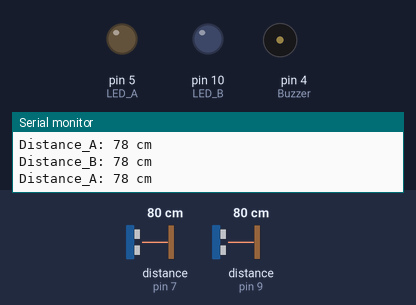
Simulated run of this sketch. Board: Arduino Uno, built with avr-gcc and run on an emulated ATmega328P. On the bench: output pins drawn as LEDs (lit = HIGH), buzzer (waves = sounding), the last lines printed to the serial monitor. Wiring (inferred from the names in the program): 2 × ultrasonic range finder: trigger pin 6, echo pin 7 / trigger pin 8, echo pin 9. The inputs (shaded band) are chosen by the test bench; at power-on: distance to the obstacle (sensors on pin 7, pin 9) 80 cm. The echo pulse lasts 58.3 µs per cm; pins used as bus, display or sensor lines are not drawn.

Above: at 1.2 s.
1.3 s: distance to the obstacle (sensor on pin 7) set to 13 cm
4.3 s: distance to the obstacle (sensor on pin 7) set to 10 cm
At 4.7 s:
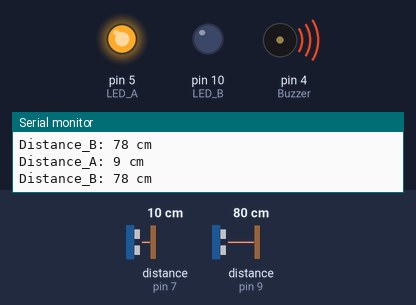
7.3 s: distance to the obstacle (sensor on pin 9) set to 13 cm
10.3 s: distance to the obstacle (sensor on pin 9) set to 10 cm
At 11.7 s:
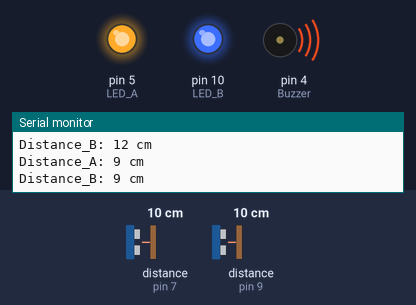
13.3 s: distance to the obstacle (sensor on pin 7) set to 18 cm
At 14.7 s:
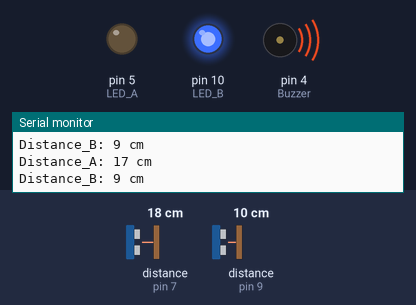
16.3 s: distance to the obstacle (sensor on pin 7) set to 2 cm
At 17.3 s:
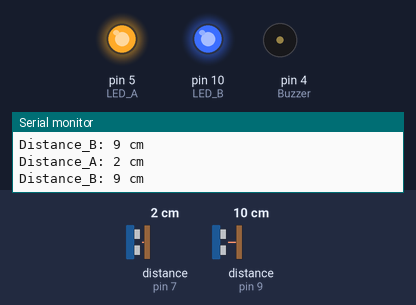
Timing chart, 0 to 20.3 s (numbered marks = the images above; inputs shaded):
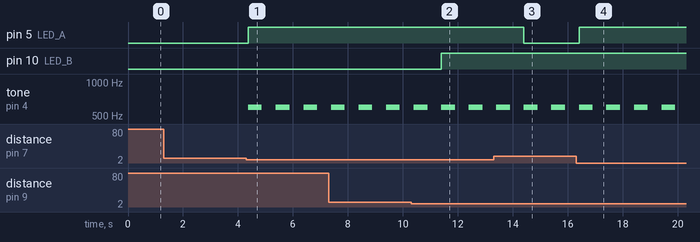

Measured:
- the behaviour switches between 12 and 11 cm on distance to the obstacle (sensor on pin 7) (found by bisection; images 0 and 1)
- the behaviour switches between 12 and 11 cm on distance to the obstacle (sensor on pin 9) (found by bisection; images 1 and 2)
- after the input at 4.3 s, pin 5 (LED_A): LOW → HIGH after 0.07 s; tone on pin 4 (Buzzer): alternates 600 Hz for 0.50 s and silent for 0.51 s, starting after 0.07 s
- after the input at 10.3 s, pin 10 (LED_B): LOW → HIGH after 1.1 s
- after the input at 13.3 s, pin 5 (LED_A): HIGH → LOW after 1.1 s
- after the input at 16.3 s, pin 5 (LED_A): LOW → HIGH after 0.11 s

The sketch:

collision_avoidance.ino
```cpp
#define echoPin_A 7 // attach pin D4 to Echo pin of sensor A
#define trigPin_A 6 // attach pin D3 to Triger pin of sensor A
#define echoPin_B 9 // attach pin D9 to Echo pin of sensor B
#define trigPin_B 8 // attach pin D8 to Triger pin of sensor B
#define LED_A 5     // attach pin D2 to LED A
#define LED_B 10    // attach pin D10 to LED B
#define Buzzer 4


long duration_A; // duration of sound wave travel for sensor A
long duration_B; // duration of sound wave travel for sensor B
int distance_A; //  distance measurement for sensor A
int distance_B; //  distance measurement for sensor B

void setup() {
  pinMode(trigPin_A, OUTPUT);
  pinMode(echoPin_A, INPUT);
  pinMode(trigPin_B, OUTPUT);
  pinMode(echoPin_B, INPUT);
  pinMode(LED_A, OUTPUT);
  pinMode(LED_B, OUTPUT);

  digitalWrite(LED_A,LOW);
  digitalWrite(LED_B,LOW);

  Serial.begin(9600);
}
void loop() {

  digitalWrite(trigPin_A, LOW);
  delayMicroseconds(2);

  digitalWrite(trigPin_A, HIGH);
  delayMicroseconds(10);
  digitalWrite(trigPin_A, LOW);

  duration_A = pulseIn(echoPin_A, HIGH);
  // Calculating the distance
  distance_A = duration_A * 0.034 / 2;

  Serial.print("Distance_A: ");
  Serial.print(distance_A);
  Serial.println(" cm");

  digitalWrite(trigPin_B, LOW);
  delayMicroseconds(2);

  digitalWrite(trigPin_B, HIGH);
  delayMicroseconds(10);
  digitalWrite(trigPin_B, LOW);

  duration_B = pulseIn(echoPin_B, HIGH);
  // Calculating the distance
  distance_B = duration_B * 0.034 / 2;

  Serial.print("Distance_B: ");
  Serial.print(distance_B);
  Serial.println(" cm");
  Serial.println("\n");

  if(distance_A <=10)// if distance is less than 10 Cm turn the LED_A ON
{
  digitalWrite(LED_A,HIGH);
  tone(Buzzer, 600);
  delay(500);
  noTone(Buzzer);
  delay(500);
}
  else                // else turn the LED_A OFF
{
  digitalWrite(LED_A,LOW);
  noTone(Buzzer);
}

  if(distance_B <=10) // if distance is less than 10 Cm turn the LED_B ON
{
  digitalWrite(LED_B,HIGH);
  tone(Buzzer, 600);
  delay(500);
  noTone(Buzzer);
  delay(500);
}
  else                // else turn the LED_B OFF
{
  digitalWrite(LED_B,LOW);
  noTone(Buzzer);
}

}
```
